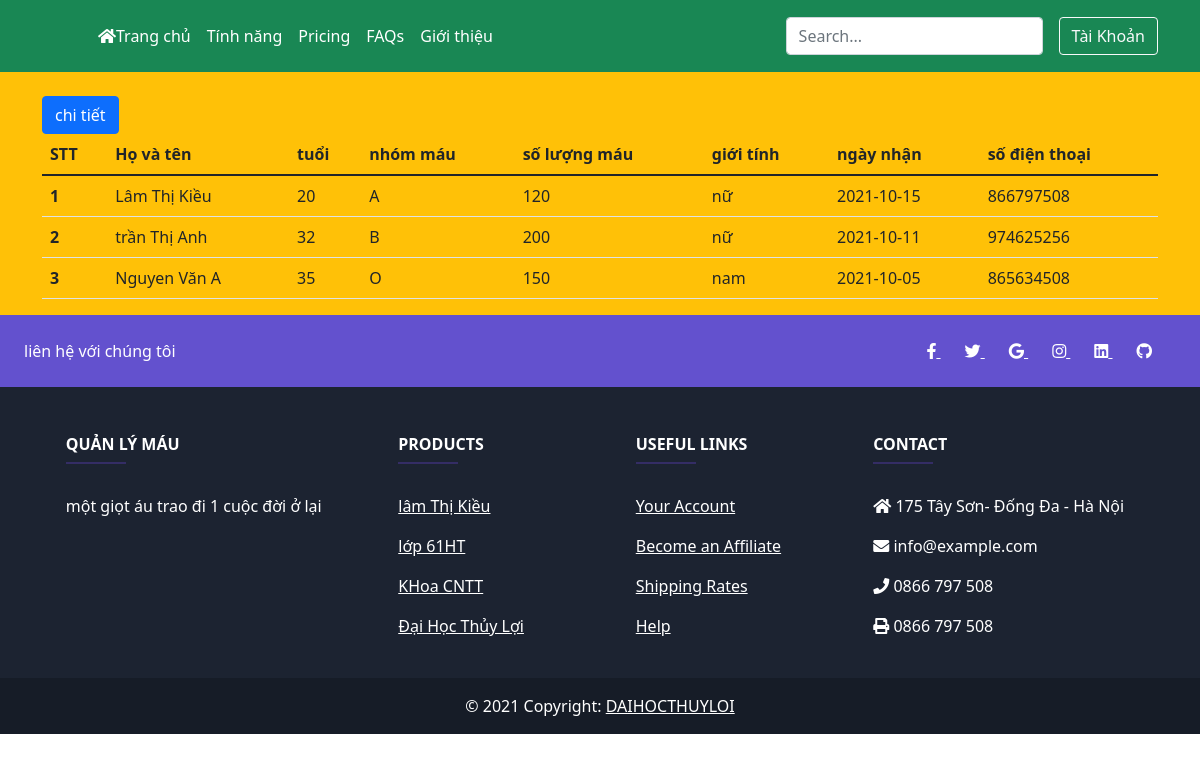
The page / on the database its author committed.
### tables this page shows
CREATE TABLE `blood_recipient` (
  `reci_id` int(10) NOT NULL,
  `reci_name` varchar(255) NOT NULL,
  `reci_age` int(120) DEFAULT NULL,
  `reci_bgrp` varchar(50) NOT NULL,
  `reci_bqnty` int(200) NOT NULL,
  `reci_sex` varchar(50) DEFAULT NULL,
  `reci_reg_date` date NOT NULL,
  `reci_phno` int(10) DEFAULT NULL
);

### src/index.php (the view, shortened to what this page needs)
<?php
    require "connsql.php";
?>
<?php
include('./header.php');
?>
    <main class="bg-warning">
        <div class="container">
            <a href="chitiet.php" class="mt-4"><button class="btn btn-primary mt-4">chi tiết</button></a>
            <div class="row">
                <div class="directory-table">
                    <div class="table">
                        <table class="table">
                            <thead>
                                <tr>
                                    <th scope="col">STT</th>
                                    <th scope="col">Họ và tên</th>
                                    <th scope="col">tuổi</th>
                                    <th scope="col">nhóm máu</th>
                                    <th scope="col">số lượng máu</th>
                                    <th scope="col">giới tính</th>
                                    <th scope="col">ngày nhận</th>
                                    <th scope="col">số điện thoại</th>
                                </tr>
                            </thead>
                            <tbody>
                                <?php
                                $sql = "SELECT * FROM blood_recipient";
                                $result = mysqli_query($conn, $sql);
                                if (mysqli_num_rows($result) > 0) {
                                    $i = 1;
                                    while ($row = mysqli_fetch_assoc($result)) {
                                ?>
                                        <tr>
                                            <th scope="row"><?php echo $i; ?></th>
                                            <td><?php echo $row['reci_name']; ?></td>
                                            <td><?php echo $row['reci_age']; ?></td>
                                            <td><?php echo $row['reci_bgrp']; ?></td>
                                            <td><?php echo $row['reci_bqnty']; ?></td>
                                            <td><?php echo $row['reci_sex']; ?></td>
                                            <td><?php echo $row['reci_reg_date']; ?></td>
                                            <td><?php echo $row['reci_phno']; ?></td>
                                        </tr>
                                <?php
                                        $i++;
                                    }
                                }
                                ?>
                            </tbody>
                        </table>
                    </div>
                </div>
            </div>
        </div>
    </main>
<?php
include('./footer.php');
?>

### src/header.php (shortened to what this page needs)
<!doctype html>
<html lang="en">
<head>
    <link href="https://cdn.jsdelivr.net/npm/bootstrap@5.1.1/dist/css/bootstrap.min.css" rel="stylesheet">
    <link rel="stylesheet" href="https://cdnjs.cloudflare.com/ajax/libs/font-awesome/5.15.4/css/all.min.css">
</head>
<body>
    <header class="p-3 bg-success text-white">
        <div class="container">
            <div class="d-flex flex-wrap align-items-center justify-content-center justify-content-lg-start">
                <a href="/" class="d-flex align-items-center mb-2 mb-lg-0 text-white text-decoration-none">
                    <svg class="bi me-2" width="40" height="32" role="img" aria-label="Bootstrap">
                        <use xlink:href="#bootstrap"></use>
                    </svg>
                </a>
                <ul class="nav col-12 col-lg-auto me-lg-auto mb-2 justify-content-center mb-md-0">
                    <li><a href="index.php" class="nav-link px-2 text-white"><i class="fas fa-home"></i>Trang chủ</a></li>
                    <li><a href="#" class="nav-link px-2 text-white">Tính năng</a></li>
                    <li><a href="#" class="nav-link px-2 text-white">Pricing</a></li>
                    <li><a href="#" class="nav-link px-2 text-white">FAQs</a></li>
                    <li><a href="#" class="nav-link px-2 text-white">Giới thiệu</a></li>
                </ul>
                <form class="col-12 col-lg-auto mb-3 mb-lg-0 me-lg-3">
                    <input type="search" class="form-control" placeholder="Search...">
                </form>
                <div class="text-end">
                    <a href=""><button type="button" class="btn btn-outline-light ">Tài Khoản</button></a>
                </div>
            </div>
        </div>
    </header>

### src/footer.php (shortened to what this page needs)
 <footer
          class="text-center text-lg-start text-white"
          style="background-color: #1c2331"
          >
    <section
             class="d-flex justify-content-between p-4"
             style="background-color: #6351ce"
             >
      <div class="me-5">
        <span>liên hệ với chúng tôi</span>
      </div>
      <div>
        <a href="" class="text-white me-4">
          <i class="fab fa-facebook-f"></i>
        </a>
        <a href="" class="text-white me-4">
          <i class="fab fa-twitter"></i>
        </a>
        <a href="" class="text-white me-4">
          <i class="fab fa-google"></i>
        </a>
        <a href="" class="text-white me-4">
          <i class="fab fa-instagram"></i>
        </a>
        <a href="" class="text-white me-4">
          <i class="fab fa-linkedin"></i>
        </a>
        <a href="" class="text-white me-4">
          <i class="fab fa-github"></i>
        </a>
      </div>
    </section>
    <section class="">
      <div class="container text-center text-md-start mt-5">
        <div class="row mt-3">
          <div class="col-md-3 col-lg-4 col-xl-3 mx-auto mb-4">
            <h6 class="text-uppercase fw-bold">quản lý máu</h6>
            <hr
                class="mb-4 mt-0 d-inline-block mx-auto"
                style="width: 60px; background-color: #7c4dff; height: 2px"
                />
            <p>
              một giọt áu trao đi 1 cuộc đời ở lại
            </p>
          </div>
          <div class="col-md-2 col-lg-2 col-xl-2 mx-auto mb-4">
            <h6 class="text-uppercase fw-bold">Products</h6>
            <hr
                class="mb-4 mt-0 d-inline-block mx-auto"
                style="width: 60px; background-color: #7c4dff; height: 2px"
                />
            <p>
              <a href="#!" class="text-white">lâm Thị Kiều</a>
            </p>
            <p>
              <a href="#!" class="text-white">lớp 61HT</a>
            </p>
            <p>
              <a href="#!" class="text-white">KHoa CNTT</a>
            </p>
            <p>
              <a href="#!" class="text-white">Đại Học Thủy Lợi</a>
            </p>
          </div>
          <div class="col-md-3 col-lg-2 col-xl-2 mx-auto mb-4">
            <h6 class="text-uppercase fw-bold">Useful links</h6>
            <hr
                class="mb-4 mt-0 d-inline-block mx-auto"
                style="width: 60px; background-color: #7c4dff; height: 2px"
                />
            <p>
              <a href="#!" class="text-white">Your Account</a>
            </p>
            <p>
              <a href="#!" class="text-white">Become an Affiliate</a>
            </p>
            <p>
              <a href="#!" class="text-white">Shipping Rates</a>
            </p>
            <p>
              <a href="#!" class="text-white">Help</a>
            </p>
          </div>
          <div class="col-md-4 col-lg-3 col-xl-3 mx-auto mb-md-0 mb-4">
            <h6 class="text-uppercase fw-bold">Contact</h6>
            <hr
                class="mb-4 mt-0 d-inline-block mx-auto"
                style="width: 60px; background-color: #7c4dff; height: 2px"
                />
            <p><i class="fas fa-home mr-3"></i> 175 Tây Sơn- Đống Đa - Hà Nội </p>
            <p><i class="fas fa-envelope mr-3"></i> info@example.com</p>
            <p><i class="fas fa-phone mr-3"></i> 0866 797 508</p>
            <p><i class="fas fa-print mr-3"></i> 0866 797 508</p>
          </div>
        </div>
      </div>
    </section>
    <div
         class="text-center p-3"
         style="background-color: rgba(0, 0, 0, 0.2)"
         >
      © 2021 Copyright:
      <a class="text-white" href="https://mdbootstrap.com/"
         >DAIHOCTHUYLOI</a
        >
    </div>
  </footer>
</body>
</html>

### rows shown on the page
blood_recipient: reci_name "Lâm Thị Kiều", reci_age "20", reci_bgrp "A", reci_bqnty "120", reci_sex "nữ", reci_reg_date "2021-10-15", reci_phno "866797508"
blood_recipient: reci_name "trần Thị Anh", reci_age "32", reci_bgrp "B", reci_bqnty "200", reci_sex "nữ", reci_reg_date "2021-10-11", reci_phno "974625256"
blood_recipient: reci_name "Nguyen Văn A", reci_age "35", reci_bgrp "O", reci_bqnty "150", reci_sex "nam", reci_reg_date "2021-10-05", reci_phno "865634508"
